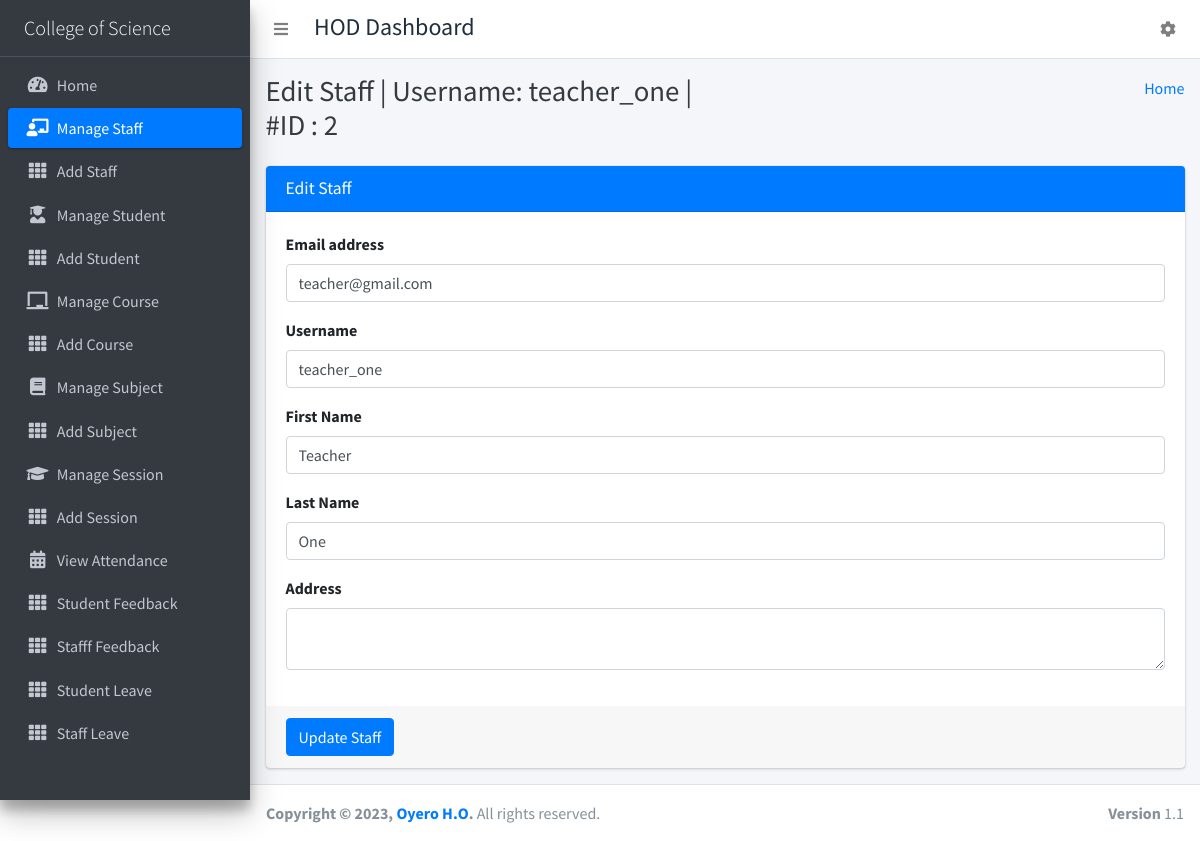
The page /edit_staff/2/ (signed in) on the database its author committed.
### student_management_app/models.py (models this page shows)
class Staffs(models.Model):
    id = models.AutoField(primary_key=True)
    admin = models.OneToOneField(CustomUser, on_delete = models.CASCADE)
    address = models.TextField()
    created_at = models.DateTimeField(auto_now_add=True)
    updated_at = models.DateTimeField(auto_now=True)
    objects = models.Manager()

class CustomUser(AbstractUser):
    user_type_data = ((1, "HOD"), (2, "Staff"), (3, "Student"))
    user_type = models.CharField(default=1, choices=user_type_data, max_length=10)

### student_management_app/HodViews.py (the view)
# urls.py: path('edit_staff/<staff_id>/', HodViews.edit_staff, name="edit_staff"),
def edit_staff(request, staff_id):
    staff = Staffs.objects.get(admin=staff_id)
    context = {
        "staff": staff,
        "id": staff_id
    }
    return render(request, "hod_template/edit_staff_template.html", context)

### student_management_app/LoginCheckMiddleWare.py (called while the page is built, shortened)
    def process_view(self, request, view_func, view_args, view_kwargs):
        modulename = view_func.__module__
        user = request.user
        if user.is_authenticated:
            if user.user_type == "1":
                if modulename == "student_management_app.HodViews":
                    pass
                elif modulename == "student_management_app.views" or modulename == "django.views.static":
                    pass
                else:
                    return redirect("admin_home")
            else:
                return redirect("login")
        else:
            if request.path == reverse("login") or request.path == reverse("doLogin"):
                pass
            else:
                return redirect("login")

### student_management_app/templates/hod_template/edit_staff_template.html (shortened to what this page needs)
{% extends 'hod_template/base_template.html' %}
{% block page_title %}
    Edit Staff | Username: {{ staff.admin.username }} | #ID : {{ staff.admin.id }}
{% endblock page_title %}
{% block main_content %}
{% load static %}
<section class="content">
        <div class="container-fluid">
            <div class="row">
                <div class="col-md-12">
                    <div class="card card-primary">
                    <div class="card-header">
                        <h3 class="card-title">Edit Staff</h3>
                    </div>
                    <form role="form" method="POST" action="{% url 'edit_staff_save' %}">
                        <div class="card-body">
                            <div class="form-group">
                                <label>Email address</label>
                                <input type="email" class="form-control" name="email" value="{{ staff.admin.email }}">
                            </div>
                            <div class="form-group">
                                <label>Username</label>
                                <input type="text" class="form-control" name="username" value="{{ staff.admin.username }}">
                            </div>
                            <div class="form-group">
                                <label>First Name</label>
                                <input type="text" class="form-control" name="first_name" value="{{ staff.admin.first_name }}">
                            </div>
                            <div class="form-group">
                                <label>Last Name</label>
                                <input type="text" class="form-control" name="last_name" value="{{ staff.admin.last_name }}">
                            </div>
                            <div class="form-group">
                                <label>Address</label>
                                <textarea class="form-control" name="address">{{ staff.address }}</textarea>
                            </div>
                        </div>
                        <div class="card-footer">
                        <button type="submit" class="btn btn-primary">Update Staff</button>
                        </div>
                    </form>
                    </div>
                </div>
            </div>
        </div>
      </section>
  {% endblock main_content %}

### rows shown on the page
Staffs: admin.username "teacher_one", admin.id "2", email "teacher@gmail.com", username "teacher_one", first_name "Teacher", last_name "One"
